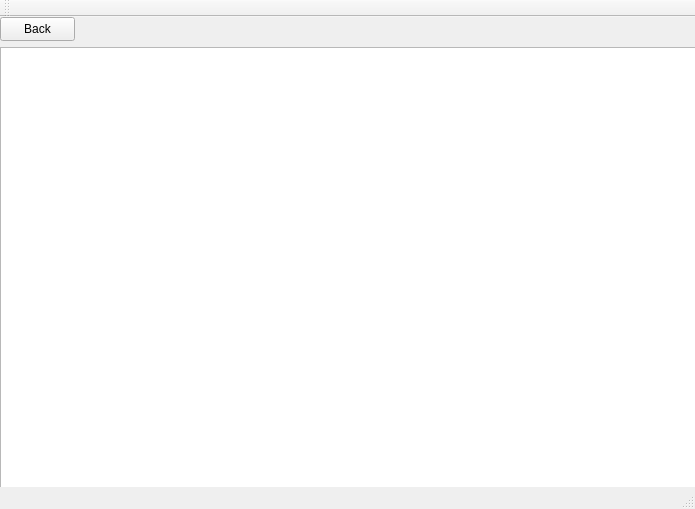
<?xml version="1.0" encoding="UTF-8"?>
<ui version="4.0">
 <class>FileExplorerClass</class>
 <widget class="QMainWindow" name="FileExplorerClass">
  <property name="geometry">
   <rect>
    <x>0</x>
    <y>0</y>
    <width>695</width>
    <height>509</height>
   </rect>
  </property>
  <property name="windowTitle">
   <string>FileExplorer</string>
  </property>
  <widget class="QWidget" name="centralWidget">
   <widget class="QListView" name="listView">
    <property name="geometry">
     <rect>
      <x>0</x>
      <y>30</y>
      <width>771</width>
      <height>451</height>
     </rect>
    </property>
   </widget>
   <widget class="QPushButton" name="pushButton">
    <property name="geometry">
     <rect>
      <x>0</x>
      <y>0</y>
      <width>75</width>
      <height>24</height>
     </rect>
    </property>
    <property name="text">
     <string>Back</string>
    </property>
   </widget>
  </widget>
  <widget class="QMenuBar" name="menuBar">
   <property name="geometry">
    <rect>
     <x>0</x>
     <y>0</y>
     <width>695</width>
     <height>22</height>
    </rect>
   </property>
  </widget>
  <widget class="QToolBar" name="mainToolBar">
   <attribute name="toolBarArea">
    <enum>TopToolBarArea</enum>
   </attribute>
   <attribute name="toolBarBreak">
    <bool>false</bool>
   </attribute>
  </widget>
  <widget class="QStatusBar" name="statusBar"/>
 </widget>
 <layoutdefault spacing="6" margin="11"/>
 <resources>
  <include location="FileExplorer.qrc"/>
 </resources>
 <connections/>
</ui>
